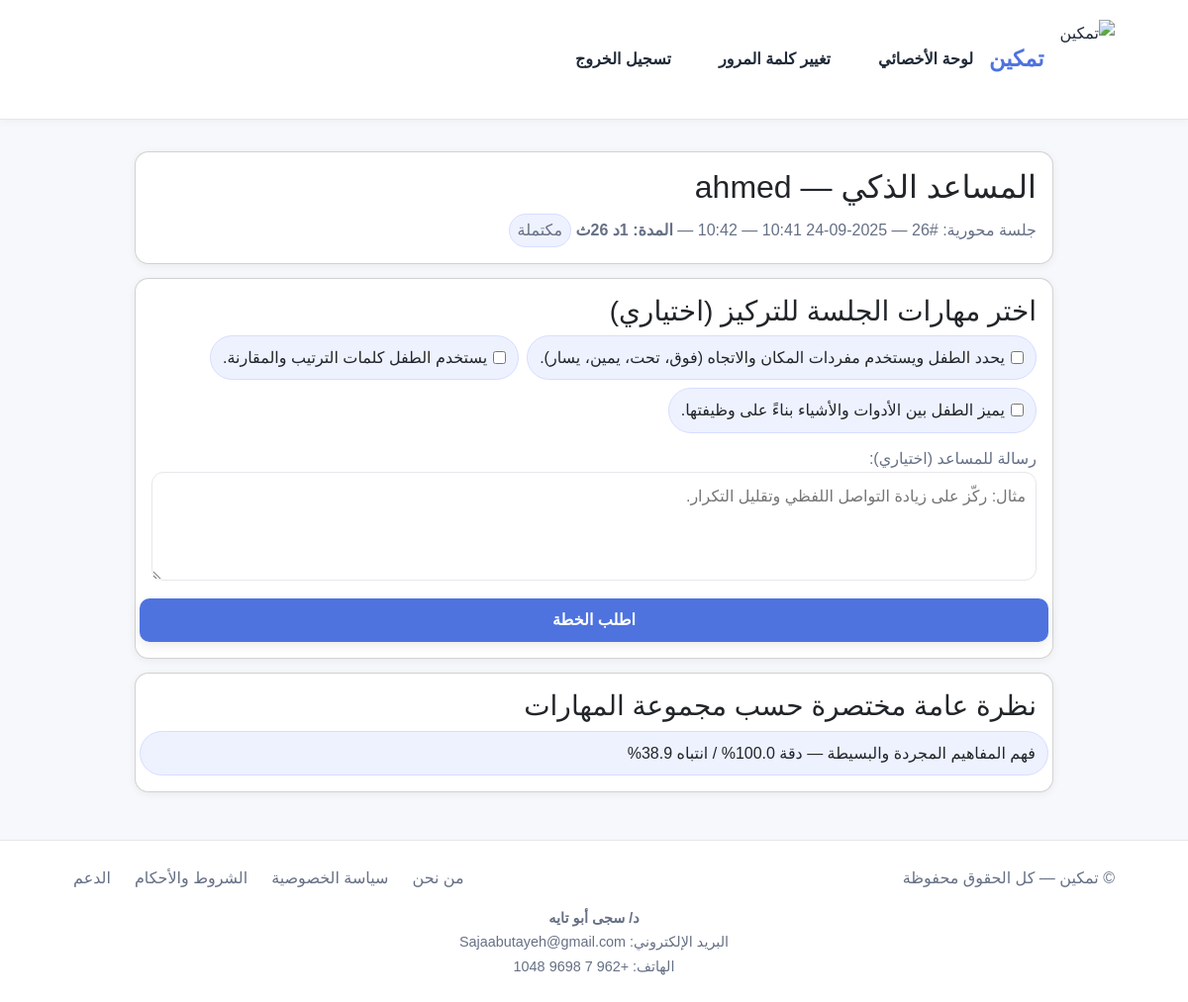
The app's page /parent/10/coach/ (signed in) with its own data.
### accounts/models.py (models this page shows, shortened)
class CustomUser(AbstractUser):
    USER_TYPES = (
        ('child', 'طفل'),
        ('parent', 'ولي أمر'),
        ('specialist', 'أخصائي'),
    )
    user_type = models.CharField(max_length=20, choices=USER_TYPES)
    parent = models.ForeignKey(
        "self",
        on_delete=models.SET_NULL,
        null=True, blank=True,
        related_name="children",
        limit_choices_to={'user_type': 'parent'},
        help_text="ولي الأمر لهذا الطفل (اختياري مؤقتًا)"
    )
    specialist = models.ForeignKey(
        "self",
        on_delete=models.SET_NULL,
        null=True, blank=True,
        related_name="patients",
        limit_choices_to={'user_type': 'specialist'},
        help_text="الأخصائي لهذا الطفل (اختياري مؤقتًا)"
    )

### assessments/models.py (models this page shows, shortened)
class AssessmentSession(models.Model):
    STATUS_CHOICES = (
        ("active", "نشطة"),
        ("completed", "مكتملة"),
        ("aborted", "تم إنهاؤها"),
    )
    child = models.ForeignKey(settings.AUTH_USER_MODEL, on_delete=models.CASCADE, related_name="assessment_sessions")
    category = models.ForeignKey(SkillCategory, on_delete=models.SET_NULL, null=True, blank=True)
    status = models.CharField(max_length=20, choices=STATUS_CHOICES, default="active")
    started_at = models.DateTimeField(auto_now_add=True)
    ended_at = models.DateTimeField(null=True, blank=True)
    total_questions = models.PositiveIntegerField(default=0)
    correct_count = models.PositiveIntegerField(default=0)
    wrong_count = models.PositiveIntegerField(default=0)
    state_snapshot = models.JSONField(null=True, blank=True)
    @property
    def duration_timedelta(self):
        start = self.started_at or timezone.now()
        end = self.ended_at or timezone.now()
        return max(end - start, timezone.timedelta(0))
    @property
    def duration_seconds(self) -> int:
        return int(self.duration_timedelta.total_seconds())
    @property
    def duration_human(self) -> str:
        secs = self.duration_seconds
        h, r = divmod(secs, 3600)
        m, s = divmod(r, 60)
        if h: return f"{h}س {m}د {s}ث"
        if m: return f"{m}د {s}ث"
        return f"{s}ث"

class Skill(models.Model):
    group = models.ForeignKey(SkillGroup, on_delete=models.CASCADE, related_name='skills')
    name = models.CharField(max_length=200)
    description = models.TextField(blank=True, null=True)

class SkillGroup(models.Model):
    category = models.ForeignKey(SkillCategory, on_delete=models.CASCADE, related_name='groups')
    name = models.CharField(max_length=200)

### parent_portal/views_ai_coach.py (the view, shortened to what this page needs)
# urls.py: path("<int:child_id>/coach/", views_ai_coach.parent_ai_coach, name="parent_ai_coach"),  # ← جديد
@login_required
def parent_ai_coach(request, child_id):
    child = get_object_or_404(CustomUser, id=child_id, user_type="child")
    if not _can_view_child(request.user, child):
        return HttpResponseForbidden("غير مصرح.")
    session_id = request.GET.get("session_id")
    session = _pick_session(child, session_id)
    groups = compute_child_groups_overview(child, session=session)
    focus_qs = _session_tested_skills(child, session)
    focus_skills = list(focus_qs.values("id", "name"))
    ai_answer = None
    last_payload = None
    context = {
        "child": child,
        "session": session,
        "groups": groups,
        "focus_skills": focus_skills,   # [{id, name}, ...] مهارات الجلسة
        "ai_answer": ai_answer,
    }
    return render(request, "parent_portal/ai_coach.html", context)

### parent_portal/views_ai_coach.py (called while the page is built)
def _can_view_child(viewer, child):
    if viewer.is_superuser or viewer.is_staff:
        return True
    if viewer.user_type == "parent" and child.parent_id == viewer.id:
        return True
    if viewer.user_type == "specialist" and child.specialist_id == viewer.id:
        return True
    return False

def _pick_session(child, session_id):
    if session_id:
        s = AssessmentSession.objects.filter(id=session_id, child=child).first()
        if s:
            return s
    s = (AssessmentSession.objects
         .filter(child=child, status="completed")
         .order_by("-started_at", "-id").first())
    if s:
        return s
    return (AssessmentSession.objects
            .filter(child=child)
            .order_by("-started_at", "-id").first())

def _session_tested_skills(child, session):
    qs = Skill.objects.none()
    if session:
        qs = (Skill.objects
              .filter(questions__questionanswer__user=child,
                      questions__questionanswer__session=session)
              .distinct())
    if not qs.exists():
        qs = (Skill.objects
              .filter(questions__questionanswer__user=child)
              .distinct())
    return qs.order_by("name")

### templates/parent_portal/ai_coach.html (shortened to what this page needs)
{% extends "base.html" %}
{% load static %}
{% block content %}
<div class="wrap">
  <div class="card">
    <h2 class="title">المساعد الذكي — {{ child.username }}</h2>
    {% if session %}
      <div class="muted">
        جلسة محورية: #{{ session.id }} — {{ session.started_at|date:"Y-m-d H:i" }}
        {% if session.ended_at %}— {{ session.ended_at|date:"H:i" }}{% endif %}
        — <strong>المدة: {{ session.duration_human }}</strong>
        <span class="pill">{{ session.get_status_display }}</span>
      </div>
    {% else %}
      <div class="muted">لا توجد جلسة محددة؛ سيتم التحليل على إجمالي البيانات المتاحة.</div>
    {% endif %}
  </div>
  <div class="card">
    <h3 class="title">اختر مهارات الجلسة للتركيز (اختياري)</h3>
    {% if focus_skills %}
      <form method="post">
        <div class="chips">
          {% for s in focus_skills %}
            <label class="chip">
              <input type="checkbox" name="focus[]" value="{{ s.id }}">
              {{ s.name }}
            </label>
          {% endfor %}
        </div>
        <div style="margin-top:12px">
          <label class="muted">رسالة للمساعد (اختياري):</label>
          <textarea name="message" placeholder="مثال: ركّز على زيادة التواصل اللفظي وتقليل التكرار."></textarea>
        </div>
        <div class="row" style="margin-top:10px">
          <button class="btn" type="submit" name="ask">اطلب الخطة</button>
        </div>
      </form>
    {% else %}
      <div class="muted">لم تُسجّل مهارات مُختبرة في هذه الجلسة بعد.</div>
    {% endif %}
  </div>
  <div class="card">
    <h3 class="title">نظرة عامة مختصرة حسب مجموعة المهارات</h3>
    {% if groups %}
      <div class="row" style="gap:8px">
        {% for g in groups %}
          <span class="chip">
            {{ g.group_name }} — دقة {{ g.accuracy_pct }}% / انتباه {{ g.attention_pct }}%
          </span>
        {% endfor %}
      </div>
    {% else %}
      <div class="muted">لا توجد بيانات كافية للعرض.</div>
    {% endif %}
  </div>
</div>
{% endblock %}

### templates/base.html (style rules this page uses)
:root { --bg:#f8fafd; --card:#ffffff; --text:#1f2937; --muted:#6b7280; --primary:#4e73df; --primary-600:#2e59d9; --ring:#e5e7eb; --chip:#eef2ff; --chip-border:#d7ddff; --shadow:0 4px 12px rgba(0,0,0,.08); --radius:14px; --radius-sm:10px; --container:1100px; --transition: all 0.2s ease-in-out; }
* { box-sizing:border-box }
html,body { margin:0;background:var(--bg);color:var(--text);font-family:Tahoma,Arial,system-ui;line-height:1.7 }
.btn { display:inline-flex;align-items:center;justify-content:center;gap:8px; padding:12px 20px;font-size:1rem;font-weight:600;min-width:120px; border-radius:var(--radius-sm);border:1px solid transparent; background:var(--primary);color:#fff;cursor:pointer;box-shadow:var(--shadow); transition:var(--transition);text-align:center; }
.card { background:var(--card);border-radius:var(--radius);box-shadow:var(--shadow);padding:24px;transition:var(--transition) }

### templates/parent_portal/ai_coach.html (style rules this page uses)
:root { --bg:#f6f8fb; --card:#fff; --txt:#1f2937; --muted:#667085; --bd:#e5e7eb; --primary:#4e73df; --primary-600:#2e59d9; --chip:#eef2ff; --chip-bd:#d7ddff; }
body { background:var(--bg);color:var(--txt);font-family:Tahoma,Arial;margin:0 }
.wrap { max-width:960px;margin:24px auto;padding:0 16px }
.card { background:var(--card);border-radius:14px;box-shadow:0 2px 10px rgba(0,0,0,.06);padding:16px;margin-bottom:14px }
.title { margin:0 0 8px }
.muted { color:var(--muted) }
.row { display:flex;gap:12px;align-items:center;flex-wrap:wrap }
.chips { display:flex;gap:8px;flex-wrap:wrap }
.chip { display:inline-flex;align-items:center;gap:6px;padding:8px 12px;border-radius:999px;background:var(--chip);border:1px solid var(--chip-bd) }
.chip input { accent-color:#4e73df }
textarea { width:100%;min-height:110px;border:1px solid var(--bd);border-radius:12px;padding:10px }
.btn { background:var(--primary);color:#fff;border:none;border-radius:10px;padding:10px 14px;cursor:pointer }
.pill { display:inline-flex;padding:2px 8px;border-radius:999px;background:#eef2ff;border:1px solid #d7ddff }

### records on screen
CustomUser: username "ahmed"
AssessmentSession: id "26", started_at "2025-09-24 10:41", ended_at "10:42", duration_human "1د 26ث", status "مكتملة"
Skill: name "يحدد الطفل ويستخدم مفردات المكان والاتجاه (فوق، تحت، يمين، يسار)."
Skill: name "يستخدم الطفل كلمات الترتيب والمقارنة."
Skill: name "يميز الطفل بين الأدوات والأشياء بناءً على وظيفتها."
SkillGroup: group_name "فهم المفاهيم المجردة والبسيطة", accuracy_pct "100.0", attention_pct "38.9"

### other values on screen
{{ SITE_NAME|default:"تمكين" }} "تمكين"
